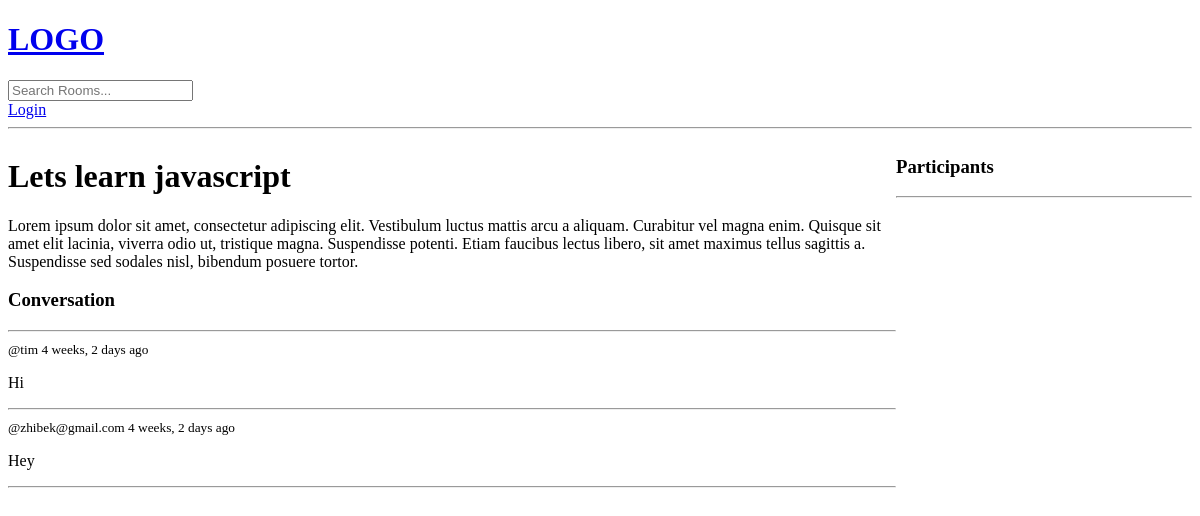
The app's page /room/1, older data.
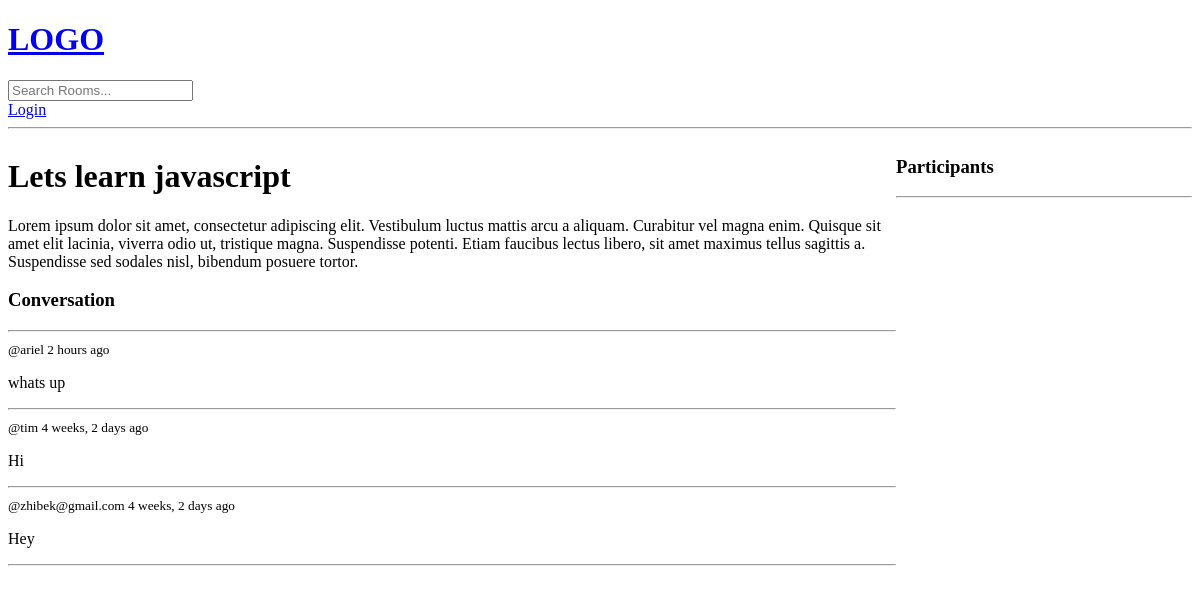
The same page, newer data.
### base/models.py (models this page shows, shortened)
class Message(models.Model):
    user = models.ForeignKey(User, on_delete=models.CASCADE)
    room = models.ForeignKey(Room, on_delete=models.CASCADE)
    body = models.TextField()
    updated = models.DateTimeField(auto_now=True)
    created = models.DateTimeField(auto_now_add=True)

### base/views.py (the view, shortened to what this page needs)
# urls.py: path('room/<str:pk>', views.room, name="room"),
def room(request, pk):
    room = Room.objects.get(id=pk)
    room_messages = room.message_set.all().order_by('-created')
    participants = room.participants.all()
    context = {'room': room, 'room_messages': room_messages, 'participants': participants}
    return render(request, 'base/room.html', context)

### base/templates/base/room.html (shortened to what this page needs)
{% extends 'main.html' %}
{% block content %}
<div class="room-container">
    <div>
        <h1>{{room.name}}</h1>
        <p>{{room.description}}</p>
        <div class="comment-wrapper">
            <h3>Conversation</h3>
            <hr>
            {% for message in room_messages %}
                <div>
                    <small>@{{message.user}} {{message.created|timesince}} ago</small>
                    <p>{{message.body}}</p>
                    <hr>
                </div>
            {% endfor %}
        </div>
    </div>
    <div>
        <h3>Participants</h3>
        <hr>
    </div>
</div>
{% endblock %}

Row changes from the older to the newer data that the page shows:
added Message: user "ariel", created "2 hours", body "whats up"
